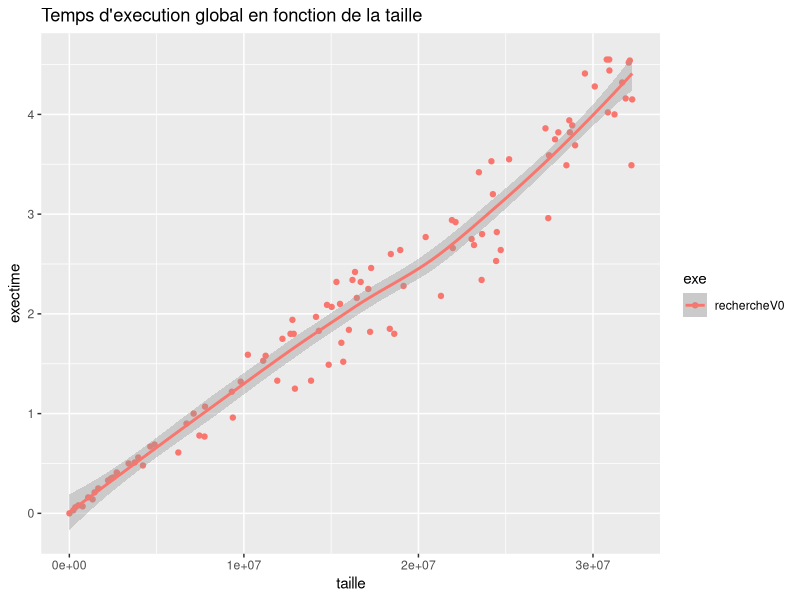
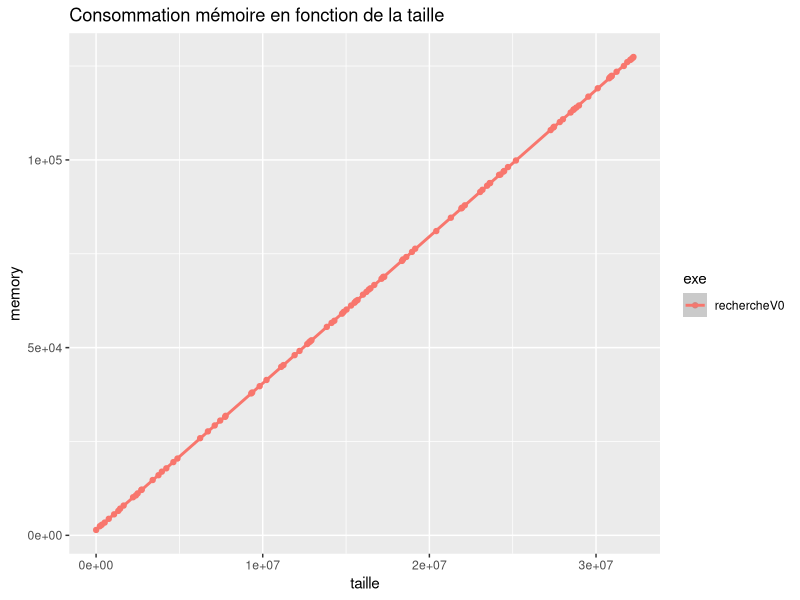
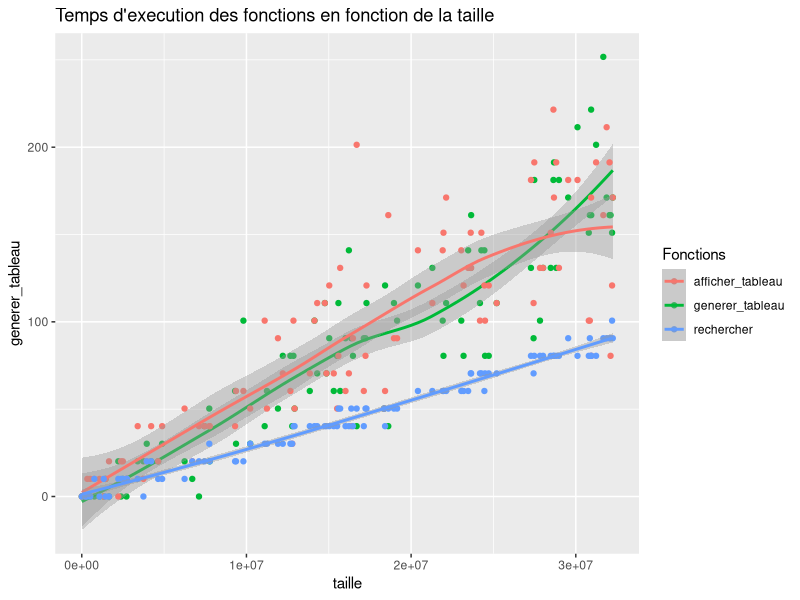

Write R code to recreate these figures, in order. (Note: this script raises an error after producing the figures.)
# Script R 
# Exectutable avec R --no-save -f perf.R 

# Chargement des librairies
library(ggplot2)

# Chargement des données
perf <- read.table("perf.dat", header=TRUE)
perfV0 <- perf[perf$exe == 'rechercheV0',]
perfV1 <- perf[perf$exe == 'rechercheV1',]
perfV2 <- perf[perf$exe == 'rechercheV2',]


# Analyses de la version initiale
png("data/exectime.V0.png")
ggplot(data=perfV0, aes(x=taille, y=exectime, color=exe)) + 
	geom_point() + geom_smooth() +
	ggtitle("Temps d'execution global en fonction de la taille")
dev.off()

png("data/memory.V0.png")
ggplot(data=perfV0, aes(x=taille,y=memory, color=exe)) + 
	geom_point() + geom_smooth() +
	ggtitle("Consommation mémoire en fonction de la taille")
dev.off()

png("data/functions.V0.png")
ggplot(data=perfV0, aes(x=taille,y=generer_tableau, color="generer_tableau")) + 
	geom_point() + geom_smooth() +
	geom_point(aes(y=afficher_tableau, color="afficher_tableau")) + geom_smooth(aes(y=afficher_tableau,color="afficher_tableau")) + 
	geom_point(aes(y=rechercher,color="rechercher")) + geom_smooth(aes(y=rechercher,color="rechercher")) +
	labs(color="Fonctions") +
	ggtitle("Temps d'execution des fonctions en fonction de la taille")
dev.off()

## Calculs statistiques
sink("data/V0.lm")
rbind(
c("exectime", 
	lm(exectime ~ taille, perfV0)$coefficients),
c("memory", 
	lm(memory ~ taille, perfV0)$coefficients),
c("generer_tableau", 
	lm(generer_tableau ~ taille, perfV0)$coefficients),
c("afficher_tableau", 
	lm(afficher_tableau ~ taille, perfV0)$coefficients),
c("rechercher", 
	lm(rechercher ~ taille, perfV0)$coefficients)
)
sink()


# Comparaison de rechercher entre V0 et V1 
png("data/rechercher.V0.V1.png")
ggplot(data=rbind(perfV0,perfV1), aes(x=taille,y=rechercher, color=exe)) + 
	geom_point() + geom_smooth() +
	ggtitle("Comparaison des temps d'execution de la fonction rechercher \n en fonction de la taille des versions V0 et V1")
dev.off()

ggplot(data=perfV0, aes(x=taille,y=rechercher)) + geom_point() + geom_smooth() + geom_point(data=perfV1) + geom_smooth(data=perfV1)


## Calculs statistiques
sink("data/rechercher.V0.V1.lm")
rbind(
c("V0", lm(rechercher ~ taille, perfV0)$coefficients),
c("V1", lm(rechercher ~ taille, perfV1)$coefficients)
)
sink()

	
# Comparaison de rechercher entre V0, V1 et V2
png("data/rechercher.V0.V1.V2.png")
ggplot(data=perf, aes(x=taille,y=rechercher,color=exe)) + 
	geom_point() + geom_smooth() +
	ggtitle("Comparaison des temps d'execution de la fonction rechercher \n en fonction de la taille des versions V0, V1 et V2")
dev.off()

## Calculs statistiques
sink("data/rechercher.V0.V1.V2.lm")
rbind(
c("V0", lm(rechercher ~ taille, perfV0)$coefficients),
c("V1", lm(rechercher ~ taille, perfV1)$coefficients),
c("V2", lm(rechercher ~ taille, perfV2)$coefficients)
)
sink()


# Comparaison des temps d'exécution globaux entre V0, V1 et V2
png("data/exectime.V0.V1.V2.png")
ggplot(data=perf, aes(x=taille,y=exectime,color=exe)) + 
	geom_point() + geom_smooth() +
	ggtitle("Comparaison des temps d'execution globaux \n en fonction de la taille des versions V0, V1 et V2")
dev.off()

## Calculs statistiques
sink("data/exectime.V0.V1.V2.lm")
rbind(
c("V0", lm(exectime ~ taille, perfV0)$coefficients),
c("V1", lm(exectime ~ taille, perfV1)$coefficients),
c("V2", lm(exectime ~ taille, perfV2)$coefficients)
)
sink()

